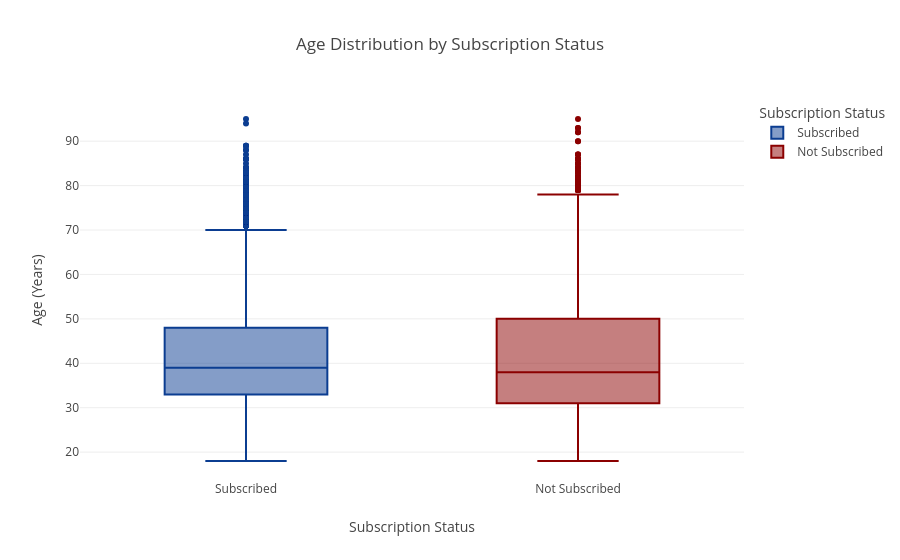

The notebook cell saved with this chart:
### Code cell
import plotly.express as px

# Create labels for the Class column
df["Subscription Status"] = df["Class"].replace({
    1: "Subscribed",
    2: "Not Subscribed"
})

# Box Plot
fig = px.box(
    df,
    x="Subscription Status",
    y="Age",
    color="Subscription Status",
    title="Age Distribution by Subscription Status",
     color_discrete_map={
        "Subscribed":"#0B3D91",     # Dark Blue
        "Not Subscribed":"#8B0000"   # Dark Red
    }
)

fig.update_layout(
    xaxis_title="Subscription Status",
    yaxis_title="Age (Years)"
)

fig.show()

### Figure 1 — Plotly figure (JSON) as saved in the notebook; plotly's stock layout.template omitted (floating-point values rounded to 4 significant figures; data arrays with more than 128 entries replaced by an {"elided": "..."} marker saying what was removed)
{"data": [{"alignmentgroup": "True", "hovertemplate": "Subscription Status=%{x}<br>Age=%{y}<extra></extra>", "legendgroup": "Subscribed", "marker": {"color": "#0B3D91"}, "name": "Subscribed", "notched": false, "offsetgroup": "Subscribed", "orientation": "v", "showlegend": true, "type": "box", "x": {"elided": "39922 str values"}, "x0": " ", "xaxis": "x", "y": {"elided": "39922 int values"}, "y0": " ", "yaxis": "y"}, {"alignmentgroup": "True", "hovertemplate": "Subscription Status=%{x}<br>Age=%{y}<extra></extra>", "legendgroup": "Not Subscribed", "marker": {"color": "#8B0000"}, "name": "Not Subscribed", "notched": false, "offsetgroup": "Not Subscribed", "orientation": "v", "showlegend": true, "type": "box", "x": {"elided": "5289 str values"}, "x0": " ", "xaxis": "x", "y": {"elided": "5289 int values"}, "y0": " ", "yaxis": "y"}], "layout": {"boxmode": "overlay", "legend": {"title": {"text": "Subscription Status"}, "tracegroupgap": 0}, "title": {"text": "Age Distribution by Subscription Status"}, "xaxis": {"anchor": "y", "categoryarray": ["Subscribed", "Not Subscribed"], "categoryorder": "array", "domain": [0, 1], "title": {"text": "Subscription Status"}}, "yaxis": {"anchor": "x", "domain": [0, 1], "title": {"text": "Age (Years)"}}}}
